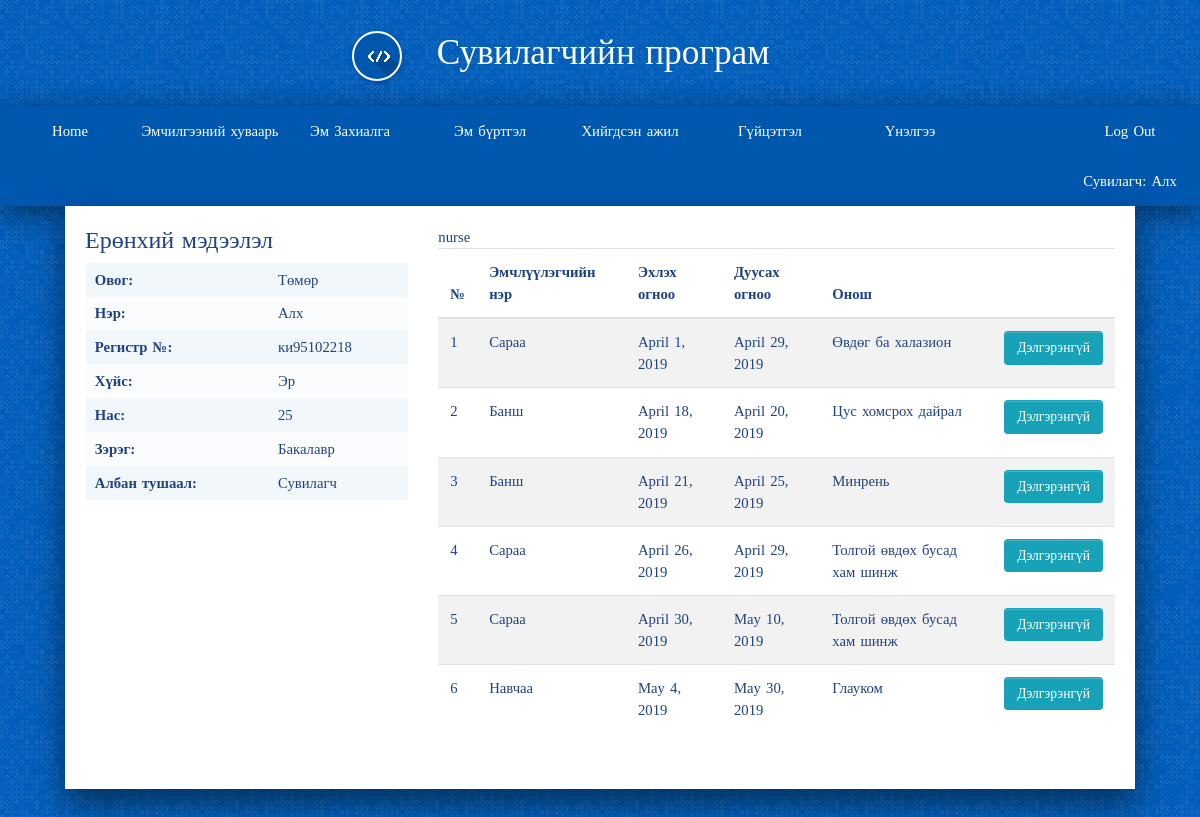
/ (signed in), run on an earlier commit of the app's database.
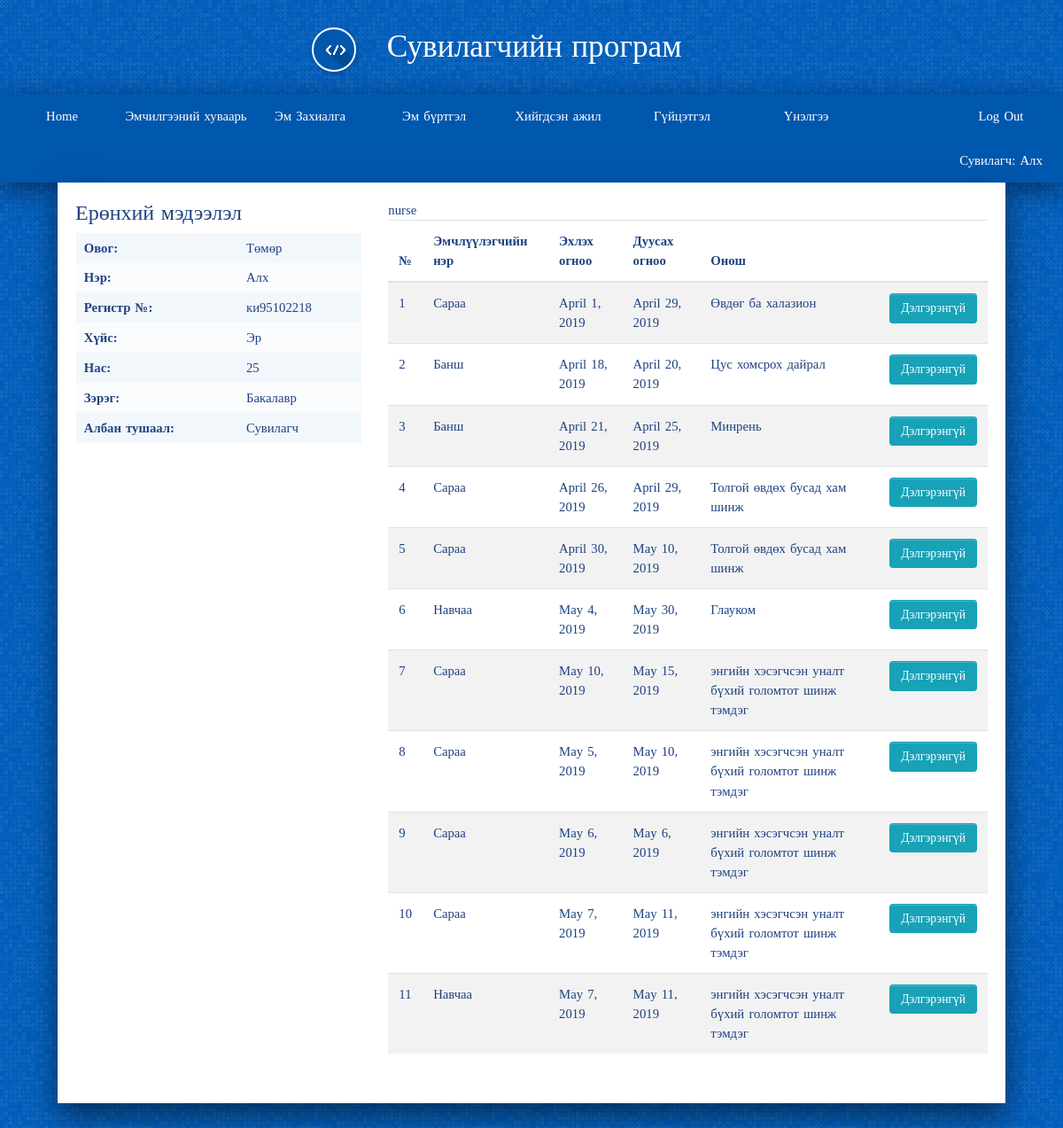
And on a later commit of the database.
### account/models.py (models this page shows, shortened)
class User(AbstractUser):
    is_worker       = models.BooleanField('worker status', default=False)
    is_costumer     = models.BooleanField('costumer status', default=False)

class Worker(models.Model):
    user            = models.OneToOneField(User, on_delete=models.CASCADE, primary_key=True, related_name='worker')
    firstname       = models.CharField(max_length=200)
    lastname        = models.CharField(max_length=200)
    register        = models.CharField(max_length=200)
    gender          = models.ForeignKey(Gender,on_delete=models.SET_NULL, null=True, blank=True)
    age             = models.IntegerField(null=True, blank=True)
    degree          = models.ForeignKey(Degree, on_delete=models.SET_NULL, null=True, blank=True)
    position        = models.ForeignKey(Position, on_delete=models.SET_NULL, null=True, blank=True)
    def __str__(self):
        return self.firstname
    def is_doctor(self):
        return self.position.name == "Эмч"

class Gender(models.Model):
    name            = models.CharField(max_length=200)
    def __str__(self):
        return self.name

class Degree(models.Model):
    name            = models.CharField(max_length=200)
    def __str__(self):
        return self.name

class Position(models.Model):
    name            = models.CharField(max_length=200)
    def __str__(self):
        return self.name

class Costumer(models.Model):
    user            = models.OneToOneField(User, on_delete=models.CASCADE, primary_key=True, related_name='costumer')
    firstname       = models.CharField(max_length=200)
    lastname        = models.CharField(max_length=200)
    register        = models.CharField(max_length=200)
    gender          = models.ForeignKey(Gender,on_delete=models.SET_NULL, null=True, blank=True)
    age             = models.IntegerField(null=True, blank=True)
    description     = models.CharField(max_length=200)
    def __str__(self):
        return self.firstname

### drug/models.py (models this page shows, shortened)
class Emchilgee(models.Model):
    start_date      = models.DateField(default=timezone.now)
    end_date        = models.DateField(default=timezone.now)
    worker          = models.ForeignKey(Worker, on_delete=models.SET_NULL, null=True, blank=True)
    costumer        = models.ForeignKey(Costumer, on_delete=models.SET_NULL, null=True, blank=True)
    onosh           = models.ForeignKey(Onosh, on_delete=models.SET_NULL, null=True, blank=True)
    created_date    = models.DateField(default=timezone.now)

class Onosh(models.Model):
    category    = models.CharField(max_length=200, null=True, blank=True)
    disc        = models.CharField(max_length=400, null=True, blank=True)
    code        = models.CharField(max_length=20, null=True, blank=True)
    def __str__(self):
        return self.disc

### main/views.py (the view)
# urls.py: 2. Add a URL to urlpatterns:  url(r'^$', Home.as_view(), name='home')
@login_required
def Home(request):
    data = {}
    all_work = []
    if request.user.is_worker:
        pprint.pprint('worker')
        if request.user.worker.is_doctor():
            pprint.pprint('doctor')
            user = Worker.objects.filter(user=request.user)
            emchilgee = Emchilgee.objects.all()
        else:
            pprint.pprint('nurse')
            user = Worker.objects.filter(user=request.user)
            pprint.pprint(request.user)
            emchilgee = Emchilgee.objects.filter(worker = request.user.worker)
            pprint.pprint('****')
    else:
        user = Costumer.objects.filter(user=request.user)
        emchilgee = Emchilgee.objects.filter(costumer=request.user.costumer)
    data['emchilgee'] = emchilgee
    data['user'] = user
    template_name = 'index.html'
    return render(request, template_name, data)

### templates/index.html
{% extends "base.html" %}
{% load bootstrap3 %}
{% block content %}
<div class="row">
  <div class="col-md-4">
      <h4> Ерөнхий мэдээлэл </h4>
      <table class="list hoverable">
        <tbody>
          {% for data in user %}
            <tr>
              <td> <b>Овог:</b> </td>
              <td> {{data.lastname}} </td>
            </tr>
            <tr>
              <td><b> Нэр: </b></td>
              <td> {{data.firstname}} </td>
            </tr>
            <tr>
              <td><b> Регистр №: </b></td>
              <td> {{data.register}} </td>
            </tr>
            <tr>
              <td><b> Хүйс: </b></td>
              <td> {{data.gender}} </td>
            </tr>
            <tr>
              <td><b> Нас: </b></td>
              <td> {{data.age}} </td>
            </tr>
            {% if request.user.is_worker %}
              <tr>
                <td><b> Зэрэг: </b></td>
                <td> {{data.degree}} </td>
              </tr>
              <tr>
                <td><b> Албан тушаал: </b></td>
                <td> {{data.position}} </td>
              </tr>
            {% else %}
            <tr>
              <td><b> Нэмэлт мэдээлэл: </b></td>
              <td> {{data.description}} </td>
            </tr>
            {% endif %}
          {% endfor%}
        </tbody>
      </table>
  </div>
  <div class="col-md-8">
    {% if request.user.is_worker %}
      {% if request.user.worker.is_doctor %}
        <span> doctor </span>
      {% else %}
        <span> nurse </span>
        <table class="table table-striped">
          <thead>
            <th> № </th>
            <th> Эмчлүүлэгчийн нэр </th>
            <th> Эхлэх огноо </th>
            <th> Дуусах огноо </th>
            <th> Онош </th>
            <th>  </th>
          </thead>
          <tbody>
            {% for items in emchilgee %}
              <tr>
                <td> {{ forloop.counter }} </td>
                <td> {{ items.costumer }} </td>
                <td> {{ items.start_date }} </td>
                <td> {{ items.end_date }} </td>
                <td> {{ items.onosh }} </td>
                <td>
                  <a href="{% url 'drug:emchilgee_details' items.id %}" class="btn btn-info btn-xs">Дэлгэрэнгүй</a>
                </td>
              </tr>
            {% endfor %}
          </tbody>
        </table>
      {% endif %}
    {% endif %}
  </div>
</div>
{% endblock %}

### templates/base.html (shortened to what this page needs)
{% load staticfiles %}
<!DOCTYPE html>
<html>
<head>
	<link rel="stylesheet" href="https://stackpath.bootstrapcdn.com/bootstrap/4.1.3/css/bootstrap.min.css">
	<link rel="stylesheet" href="{% static 'css/style.css' %}">
	<link rel="stylesheet" href="{% static 'css/basic.css' %}">
	<link rel="stylesheet" href="{% static 'css/navigator.css' %}">
	<link rel="stylesheet" href="https://use.fontawesome.com/releases/v5.8.1/css/all.css">
</head>
<body>
{% if request.user.is_authenticated %}
	{% if request.user.is_worker %}
		{% if request.user.worker.is_doctor %}
			<div class="title">
					<i class="logo-design-guide"></i>
					Сувилагчийн програм
			</div>
			<div class="header">
				<label for="show-menu" class="show-menu">Цэс </label>
				<ul id="menu" class="menu">
						<li><a href="{% url 'home' %}"> Нүүр хуудас </a></li>
						<li><a href="{% url 'drug:all_emchilgee_list' %}"> Гүйцэтгэл </a></li>
						<li class="float-right"><a href="{% url 'account:logout'%}"> Log Out </a></li>
						<li class="float-right"> <a href="#"> Эмч: {{ request.user.worker }} </a> </li>
				</ul>
			</div>
		{% else %}
			<div class="title">
					<i class="logo-design-guide"></i>
					Сувилагчийн програм
			</div>
			<div class="header">
				<ul id="menu" class="menu">
						<li><a href="{% url 'home' %}"> Home </a></li>
						<li><a href="{% url 'drug:emchilgee_list' %}"> Эмчилгээний хуваарь </a></li>
						<li><a href="{% url 'drug:drug_order' %}"> Эм Захиалга </a></li>
						<li><a href="{% url 'drug:drug_detail' %}"> Эм бүртгэл </a></li>
						<li><a href="{% url 'drug:emchilgee_list_done' %}"> Хийгдсэн ажил </a></li>
						<li><a href="{% url 'drug:reviews' %}"> Гүйцэтгэл </a></li>
						<li><a href="{% url 'drug:commend' %}"> Үнэлгээ </a></li>
						<li class="float-right"><a href="{% url 'account:logout'%}"> Log Out </a></li>
						<li class="float-right"><a href="#"> Сувилагч: {{ request.user.worker }}</a></li>
				</ul>
			</div>
		{% endif %}
	{% endif %}
{% endif %}
<div class="container">
	<div class="main">
	    {% block content %}
			{% endblock %}
	</div>
</div>
</body>
</html>

### static/css/style.css (style rules this page uses)
body { background-color: #e9e9e9; }

### static/css/basic.css (style rules this page uses)
body { font-family: "Fira Sans Condensed"; font-weight: 400; font-size: 0.92em; color: #1f4280; background-color: #005dba; line-height: 1.5em; word-spacing: 0.1em; margin: 0; }
.container { display: grid; grid-template-columns: auto 1400px auto; grid-template-rows: auto auto auto auto 60px; }
.title { grid-column: 2/3; grid-row: 1/2; font-weight: 200; font-size: 2.4em; color: #fff; line-height: 3em; text-align: center; }
.title [class^="logo-"] { border: 2px solid #fff; margin-right: 24px; margin-left: -78px; }
.header { grid-column: 2/3; grid-row: 2/3; border-radius: 4px 4px 0 0; overflow: hidden; box-shadow: 0px 7px 31px rgba(0, 0, 0, 0.5); background-color: #0057ae; }
.main { grid-column: 2/3; grid-row: 3/4; background-color: #fff; box-shadow: 0px 15px 31px rgba(0, 0, 0, 0.5); padding: 20px 20px 40px 20px; min-width: 0; }
table.list { border-collapse: collapse; width: 100%; }
table.list th, table.list td { padding: .4em .6em; vertical-align: top; }
table.list tbody tr:nth-child(odd) { background-color: rgba(0, 93, 186, 0.05) }
table.list tbody tr:nth-child(even) { background-color: rgba(0, 93, 186, 0.02) }
table.hoverable tbody tr td { border-left: 1px solid transparent; }
a { color: #ff5722; text-decoration: none; }
.btn { font-family: "Fira Sans Condensed"; font-size: 0.92em; }
.btn { display: inline-block; font-weight: normal; text-align: center; vertical-align: middle; touch-action: manipulation; cursor: pointer; background-image: none; border: 1px solid transparent; white-space: nowrap; padding: 6px 12px; line-height: 1.42857143; -webkit-border-radius: 4px; border-radius: 4px; -webkit-user-select: none; -moz-user-select: none; -ms-user-select: none; user-select: none; color: #fff; box-shadow: inset 0 1px 0 rgba(255,255,255,0.2); text-decoration: none; transition: background-color .2s ease-in-out, border-color .2s ease-in-out; }
@media screen and (max-width: 1440px) { .container { grid-template-columns: 20px auto 20px; } }
ul.menu { margin:0; padding:0; transition: background-color .15s ease-in-out; min-height: 50px; }
ul.menu li { display:inline-block; float: left; }
ul.menu li a { display:block; min-width:140px; height: 50px; text-align: center; line-height: 50px; color: #fff; background: #0057ae; transition: background-color .20s ease-in-out; }
ul.menu .float-right { float: right; }

### static/css/navigator.css (style rules this page uses)
[class^="logo-"] { display: inline-block; width: 50px; height: 50px; box-shadow: 1px 2px 4px 1px rgba(0,0,0,.15); transition: box-shadow .2s ease-in-out; border-radius: 50%; vertical-align: middle; }

What changed in the data, as far as the page shows it:
added Emchilgee: costumer "Сараа", start_date "May 10, 2019", end_date "May 15, 2019", onosh "энгийн хэсэгчсэн уналт бүхий голомтот шинж тэмдэг"
added Emchilgee: costumer "Сараа", start_date "May 5, 2019", end_date "May 10, 2019", onosh "энгийн хэсэгчсэн уналт бүхий голомтот шинж тэмдэг"
added Emchilgee: costumer "Сараа", start_date "May 6, 2019", end_date "May 6, 2019", onosh "энгийн хэсэгчсэн уналт бүхий голомтот шинж тэмдэг"
added Emchilgee: costumer "Сараа", start_date "May 7, 2019", end_date "May 11, 2019", onosh "энгийн хэсэгчсэн уналт бүхий голомтот шинж тэмдэг"
added Emchilgee: costumer "Навчаа", start_date "May 7, 2019", end_date "May 11, 2019", onosh "энгийн хэсэгчсэн уналт бүхий голомтот шинж тэмдэг"
